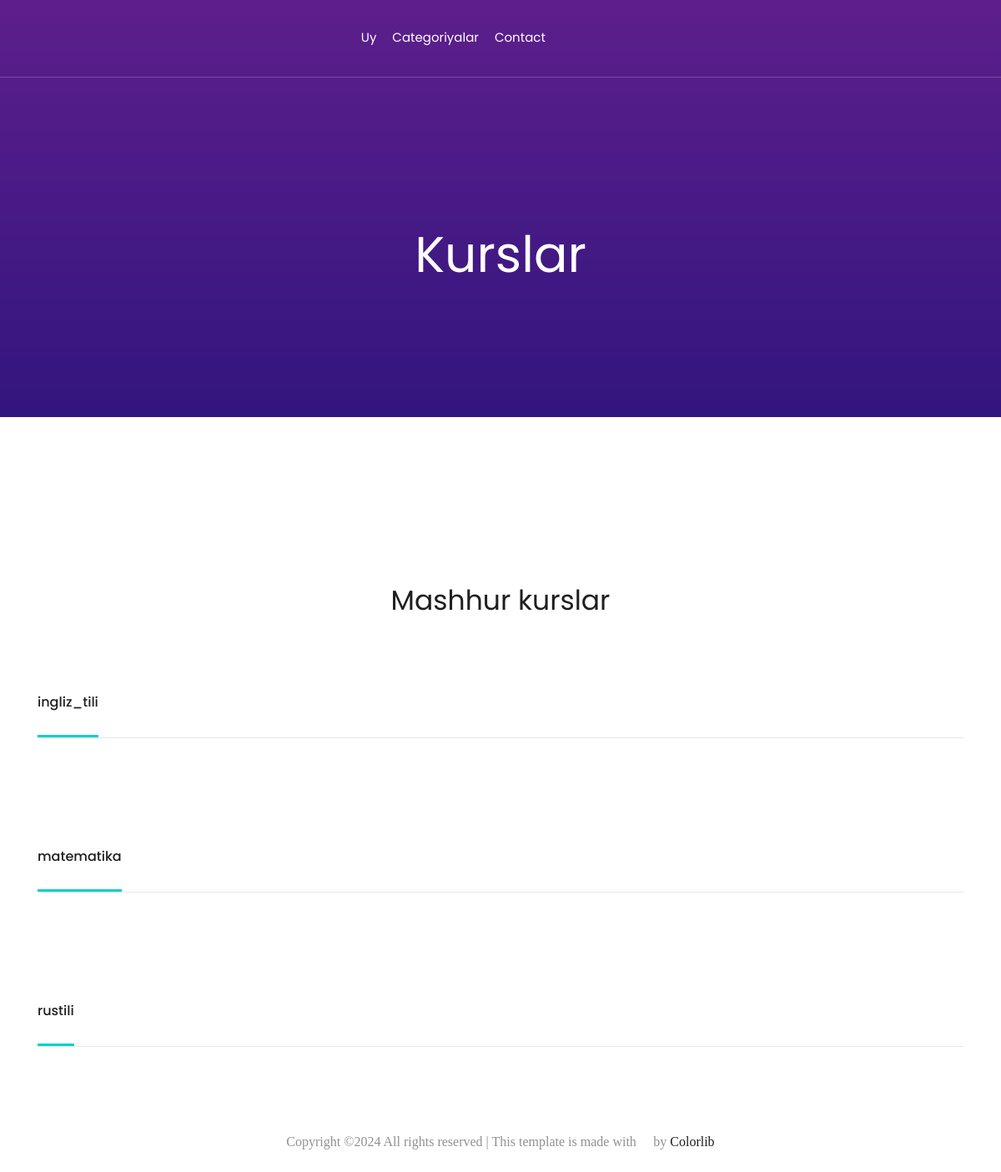
Page /conf/courses.html on the committed database.
### home/models.py (models this page shows, shortened)
class Category(models.Model):
    name = models.CharField(max_length=255, unique = True)

### home/views.py (the view)
# urls.py: path('conf/courses.html', views.courses, name='courses'),
def courses(request):
    category_id = request.GET.get('category_id')
    categorys = models.Category.objects.all().order_by('name')
    if category_id:
        category = models.Category.objects.get(id = category_id)
        courses = models.Item.objects.filter(category=category, is_active=True)
        satus = category
    else:
        satus = 0
        courses = models.Item.objects.filter(is_active = True)
    context = {
        'courses':courses,
        'categorys':categorys,
        'satus':satus
    }
    return render(request, 'conf/courses.html',context)

### templates/conf/courses.html (shortened to what this page needs)
{% load static %}
<!doctype html>
<html class="no-js" lang="zxx">
<head>
    <link rel="stylesheet" href="{% static 'css/bootstrap.min.css' %}">
    <link rel="stylesheet" href="{% static 'css/owl.carousel.min.css' %}">
    <link rel="stylesheet" href="{% static 'css/magnific-popup.css' %}">
    <link rel="stylesheet" href="{% static 'css/font-awesome.min.css' %}">
    <link rel="stylesheet" href="{% static 'css/themify-icons.css' %}">
    <link rel="stylesheet" href="{% static 'css/nice-select.css' %}">
    <link rel="stylesheet" href="{% static 'css/flaticon.css' %}">
    <link rel="stylesheet" href="{% static 'css/gijgo.css' %}">
    <link rel="stylesheet" href="{% static 'css/animate.css' %}">
    <link rel="stylesheet" href="{% static 'css/slicknav.css' %}">
    <link rel="stylesheet" href="{% static 'css/style.css' %}">
</head>
<body>
    <header>
        <div class="header-area ">
            <div id="sticky-header" class="main-header-area">
                <div class="container-fluid p-0">
                    <div class="row align-items-center no-gutters">
                        <div class="col-xl-2 col-lg-2">
                            <div class="logo-img">
                            </div>
                        </div>
                        <div class="col-xl-7 col-lg-7">
                            <div class="main-menu  d-none d-lg-block">
                                <nav>
                                    <ul id="navigation">
                                        <li><a  href="{% url 'index' %}">uy</a></li>
                                                <li><a href="{% url 'courses' %}">Categoriyalar</a></li>
                                        <li><a href="{% url 'dashb' %}">Contact</a></li>
                                    </ul>
                                </nav>
                            </div>
                        </div>
                        <div class="col-12">
                        </div>
                    </div>
                </div>
            </div>
        </div>
    </header>
        <div class="bradcam_area breadcam_bg overlay2">
            <h3>Kurslar</h3>
        </div>
    <div class="popular_courses plus_padding">
        <div class="container">
            <div class="row">
                <div class="col-xl-12">
                    <div class="section_title text-center mb-100">
                        <h3>Mashhur kurslar</h3>
                    </div>
                </div>
            </div>
            <div class="row">
                {% for category in categorys %}
                <div class="col-xl-12">
                    <div class="course_nav">
                        <nav>
                            <ul class="nav" id="myTab" role="tablist">
                                <li class="nav-item">
                                    <a class="nav-link active" id="home-tab" data-toggle="tab" href="#home" role="tab"
                                        aria-controls="home" aria-selected="true">{{category.name}}</a>
                                </li>
                            </ul>
                        </nav>
                    </div>
                </div>
                {% endfor %}
            </div>
        </div>
        <div class="all_courses">
            <div class="container">
                <div class="tab-content" id="myTabContent">
                    <div class="tab-pane fade show active" id="home" role="tabpanel" aria-labelledby="home-tab">
        <div class="copy-right_text">
            <div class="container">
                <div class="row">
                    <div class="col-xl-12">
                        <p class="copy_right text-center">
Copyright &copy;<script>document.write(new Date().getFullYear());</script> All rights reserved | This template is made with <i class="fa fa-heart-o" aria-hidden="true"></i> by <a href="https://colorlib.com" target="_blank">Colorlib</a>
                        </p>
                    </div>
                </div>
            </div>
        </div>
</body>
</html>

### rows in the picture
Category: name "ingliz_tili"
Category: name "matematika"
Category: name "rustili"
